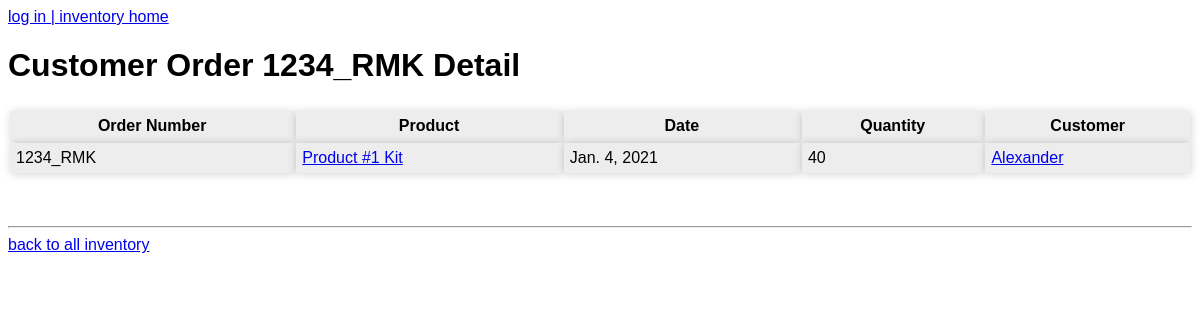
Page /customer_orders/1/ on the earlier database version.
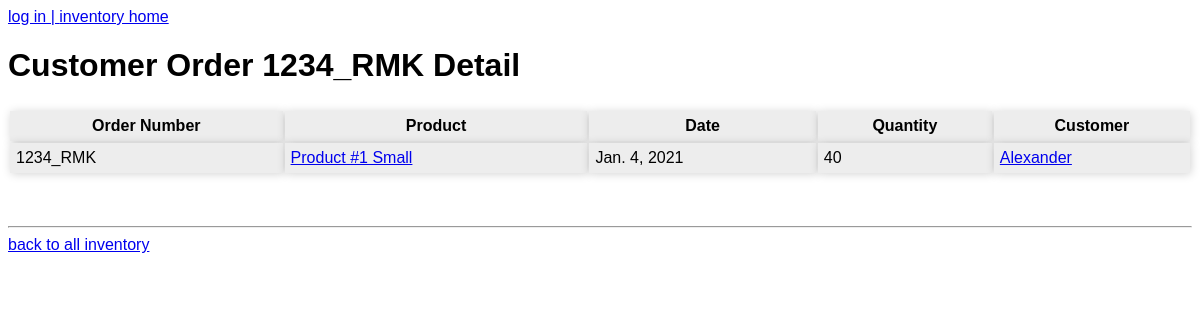
Same page on the later database version.
### inventory/models.py (models this page shows, shortened)
class CustomerOrder(models.Model):
    order_number = models.CharField(max_length=10)
    customer = models.ForeignKey(Customer, on_delete=models.PROTECT)
    product = models.ForeignKey(Product, on_delete=models.PROTECT)
    date = models.DateField()
    quantity = models.IntegerField()

class Product(models.Model):
    name = models.CharField(max_length=40)
    label = models.SlugField(max_length=40, null=True)
    user = models.ForeignKey(User, on_delete=models.PROTECT, null=True)

class Customer(models.Model):
    name = models.CharField(max_length=40)
    label = models.SlugField(max_length=40, null=True)

### inventory/views.py (the view)
# urls.py: path('customer_orders/<int:pk>/', CustomerOrderDetail.as_view(), name='customer_order_detail'),
class CustomerOrderDetail(DetailView):
    model = CustomerOrder
    template_name = 'inventory/customer_order_detail.html'

### inventory/templates/inventory/customer_order_detail.html
{% extends "inventory/base.html" %}
{% block content %}
    <h1>
        Customer Order {{ object.order_number }} Detail
    </h1>
    <table>
        <tr>
            <th>Order Number</th>
            <th>Product</th>
            <th>Date</th>
            <th>Quantity</th>
            <th>Customer</th>
        </tr>
        <tr>
            <td>{{ object.order_number }}</td>
            <td><a href="{% url 'inventory:product_detail' object.product.label %}">{{ object.product.name }}</a></td>
            <td>{{ object.date }}</td>
            <td>{{ object.quantity }}</td>
            <td><a href="{% url 'inventory:customer_customer_orders' object.customer.label %}">{{ object.customer.name }}</a></td>
        </tr>
    </table>
    <br>
    <hr>
    <a href="{% url 'inventory:index' %}">back to all inventory</a>
{% endblock content %}

Differences in the rows shown:
changed through a linked row, CustomerOrder "1234_RMK": product.name "Product #1 Kit" → "Product #1 Small"
